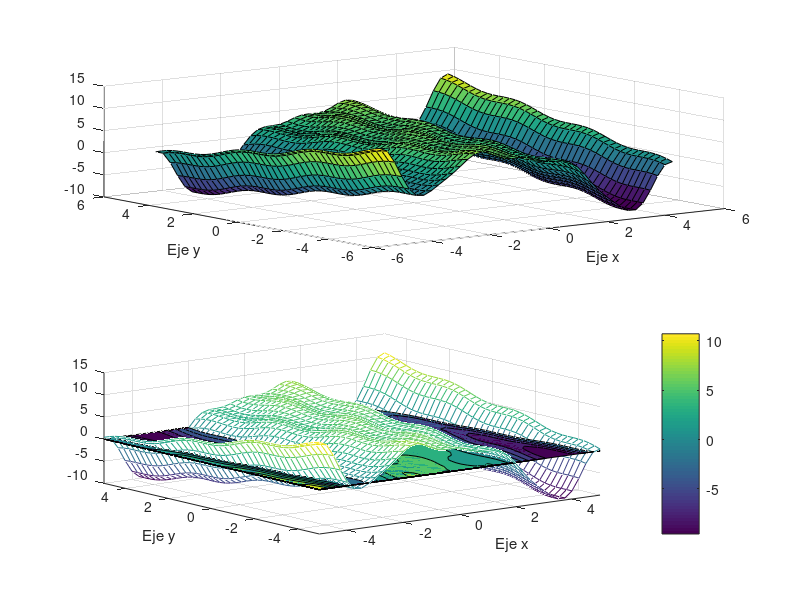

MATLAB code for this plot:
x = -5:0.25:5;
y = x;
[X, Y] = meshgrid(x);
Z = Y.*sin(pi.*(X/10))+5.*cos((X.^2+y.^2)/8)+cos(X + Y).*cos(3.*X-Y);
figure(1);
subplot(2,1,1);
title('Grafica de la superfice');
surf(X,Y,Z);
ylabel('Eje y');
xlabel('Eje x');
subplot(2,1,2);
title("Graficas forma de malla y contorno")
mesh(X,Y,Z);
hold on;
contourf(X,Y,Z);
ylabel('Eje y');
xlabel('Eje x');
colorbar
hold off;